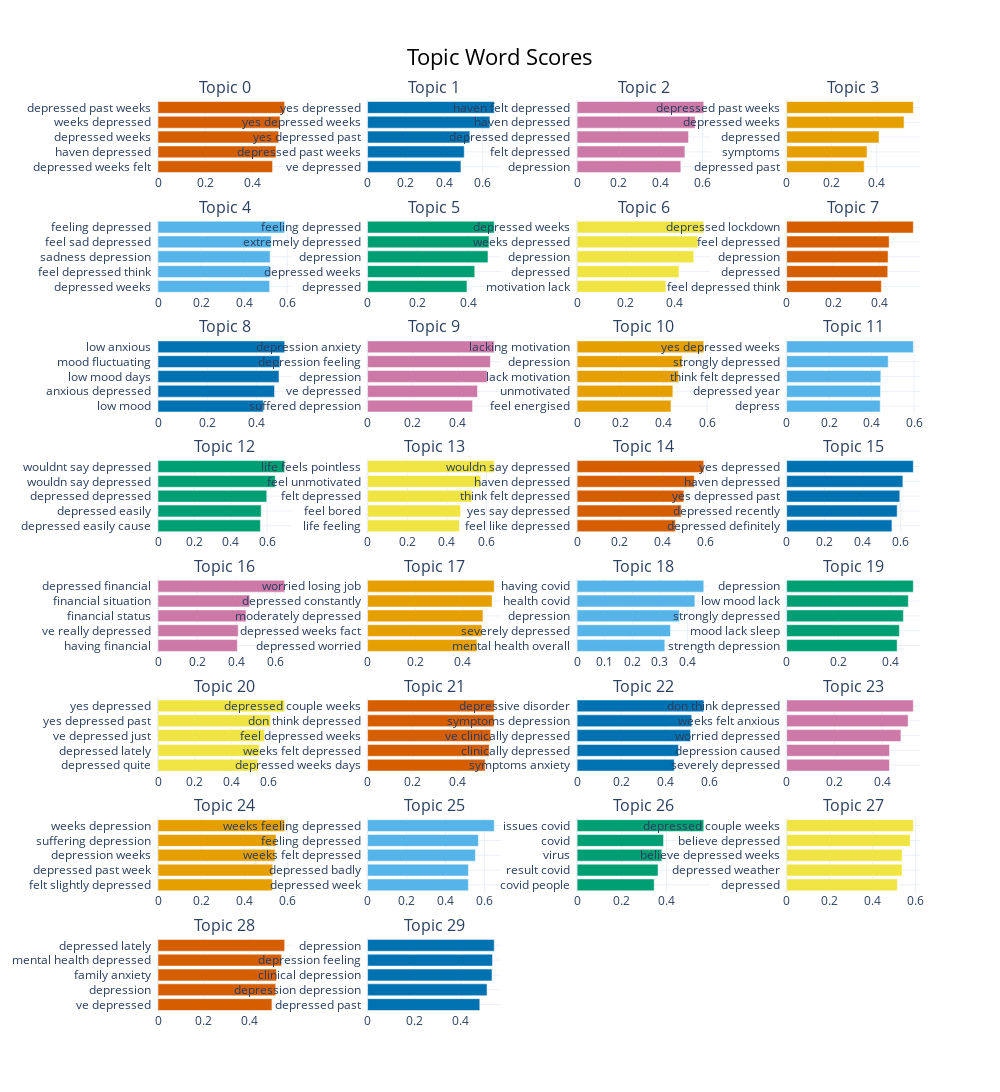

Source (notebook cell):
### Code cell
topic_model.visualize_barchart(top_n_topics=30)

### Figure 1 — Plotly figure (JSON) as saved in the notebook; plotly's stock layout.template omitted (floating-point values rounded to 4 significant figures)
{"data": [{"marker": {"color": "#D55E00"}, "orientation": "h", "type": "bar", "x": [0.4835, 0.4981, 0.5095, 0.515, 0.5347], "xaxis": "x", "y": ["depressed weeks felt  ", "haven depressed  ", "depressed weeks  ", "weeks depressed  ", "depressed past weeks  "], "yaxis": "y"}, {"marker": {"color": "#0072B2"}, "orientation": "h", "type": "bar", "x": [0.4866, 0.5036, 0.5327, 0.6373, 0.6599], "xaxis": "x2", "y": ["ve depressed  ", "depressed past weeks  ", "yes depressed past  ", "yes depressed weeks  ", "yes depressed  "], "yaxis": "y2"}, {"marker": {"color": "#CC79A7"}, "orientation": "h", "type": "bar", "x": [0.4961, 0.5156, 0.533, 0.5644, 0.6058], "xaxis": "x3", "y": ["depression  ", "felt depressed  ", "depressed depressed  ", "haven depressed  ", "haven felt depressed  "], "yaxis": "y3"}, {"marker": {"color": "#E69F00"}, "orientation": "h", "type": "bar", "x": [0.3442, 0.3566, 0.4099, 0.5209, 0.562], "xaxis": "x4", "y": ["depressed past  ", "symptoms  ", "depressed  ", "depressed weeks  ", "depressed past weeks  "], "yaxis": "y4"}, {"marker": {"color": "#56B4E9"}, "orientation": "h", "type": "bar", "x": [0.5183, 0.5201, 0.5206, 0.5255, 0.5881], "xaxis": "x5", "y": ["depressed weeks  ", "feel depressed think  ", "sadness depression  ", "feel sad depressed  ", "feeling depressed  "], "yaxis": "y5"}, {"marker": {"color": "#009E73"}, "orientation": "h", "type": "bar", "x": [0.3954, 0.4264, 0.4788, 0.4828, 0.5037], "xaxis": "x6", "y": ["depressed  ", "depressed weeks  ", "depression  ", "extremely depressed  ", "feeling depressed  "], "yaxis": "y6"}, {"marker": {"color": "#F0E442"}, "orientation": "h", "type": "bar", "x": [0.3638, 0.4177, 0.4782, 0.4953, 0.5194], "xaxis": "x7", "y": ["motivation lack  ", "depressed  ", "depression  ", "weeks depressed  ", "depressed weeks  "], "yaxis": "y7"}, {"marker": {"color": "#D55E00"}, "orientation": "h", "type": "bar", "x": [0.4072, 0.4347, 0.4361, 0.4407, 0.5447], "xaxis": "x8", "y": ["feel depressed think  ", "depressed  ", "depression  ", "feel depressed  ", "depressed lockdown  "], "yaxis": "y8"}, {"marker": {"color": "#0072B2"}, "orientation": "h", "type": "bar", "x": [0.4269, 0.4725, 0.4905, 0.4941, 0.5136], "xaxis": "x9", "y": ["low mood  ", "anxious depressed  ", "low mood days  ", "mood fluctuating  ", "low anxious  "], "yaxis": "y9"}, {"marker": {"color": "#CC79A7"}, "orientation": "h", "type": "bar", "x": [0.4649, 0.4868, 0.5294, 0.5439, 0.5608], "xaxis": "x10", "y": ["suffered depression  ", "ve depressed  ", "depression  ", "depression feeling  ", "depression anxiety  "], "yaxis": "y10"}, {"marker": {"color": "#E69F00"}, "orientation": "h", "type": "bar", "x": [0.4334, 0.4421, 0.469, 0.4852, 0.5848], "xaxis": "x11", "y": ["feel energised  ", "unmotivated  ", "lack motivation  ", "depression  ", "lacking motivation  "], "yaxis": "y11"}, {"marker": {"color": "#56B4E9"}, "orientation": "h", "type": "bar", "x": [0.4406, 0.442, 0.4436, 0.4783, 0.5965], "xaxis": "x12", "y": ["depress  ", "depressed year  ", "think felt depressed  ", "strongly depressed  ", "yes depressed weeks  "], "yaxis": "y12"}, {"marker": {"color": "#009E73"}, "orientation": "h", "type": "bar", "x": [0.5633, 0.5676, 0.5984, 0.6449, 0.6969], "xaxis": "x13", "y": ["depressed easily cause  ", "depressed easily  ", "depressed depressed  ", "wouldn say depressed  ", "wouldnt say depressed  "], "yaxis": "y13"}, {"marker": {"color": "#F0E442"}, "orientation": "h", "type": "bar", "x": [0.4629, 0.469, 0.5261, 0.5708, 0.6386], "xaxis": "x14", "y": ["life feeling  ", "feel bored  ", "felt depressed  ", "feel unmotivated  ", "life feels pointless  "], "yaxis": "y14"}, {"marker": {"color": "#D55E00"}, "orientation": "h", "type": "bar", "x": [0.4596, 0.4864, 0.4988, 0.5474, 0.5919], "xaxis": "x15", "y": ["feel like depressed  ", "yes say depressed  ", "think felt depressed  ", "haven depressed  ", "wouldn say depressed  "], "yaxis": "y15"}, {"marker": {"color": "#0072B2"}, "orientation": "h", "type": "bar", "x": [0.5537, 0.5813, 0.5949, 0.6112, 0.6662], "xaxis": "x16", "y": ["depressed definitely  ", "depressed recently  ", "yes depressed past  ", "haven depressed  ", "yes depressed  "], "yaxis": "y16"}, {"marker": {"color": "#CC79A7"}, "orientation": "h", "type": "bar", "x": [0.4047, 0.4092, 0.4492, 0.4679, 0.6462], "xaxis": "x17", "y": ["having financial  ", "ve really depressed  ", "financial status  ", "financial situation  ", "depressed financial  "], "yaxis": "y17"}, {"marker": {"color": "#E69F00"}, "orientation": "h", "type": "bar", "x": [0.46, 0.481, 0.4856, 0.524, 0.5329], "xaxis": "x18", "y": ["depressed worried  ", "depressed weeks fact  ", "moderately depressed  ", "depressed constantly  ", "worried losing job  "], "yaxis": "y18"}, {"marker": {"color": "#56B4E9"}, "orientation": "h", "type": "bar", "x": [0.3181, 0.3386, 0.3709, 0.4272, 0.4595], "xaxis": "x19", "y": ["mental health overall  ", "severely depressed  ", "depression  ", "health covid  ", "having covid  "], "yaxis": "y19"}, {"marker": {"color": "#009E73"}, "orientation": "h", "type": "bar", "x": [0.4274, 0.4361, 0.4517, 0.4707, 0.4901], "xaxis": "x20", "y": ["strength depression  ", "mood lack sleep  ", "strongly depressed  ", "low mood lack  ", "depression  "], "yaxis": "y20"}, {"marker": {"color": "#F0E442"}, "orientation": "h", "type": "bar", "x": [0.5404, 0.5491, 0.5758, 0.61, 0.686], "xaxis": "x21", "y": ["depressed quite  ", "depressed lately  ", "ve depressed just  ", "yes depressed past  ", "yes depressed  "], "yaxis": "y21"}, {"marker": {"color": "#D55E00"}, "orientation": "h", "type": "bar", "x": [0.5223, 0.5401, 0.5465, 0.5609, 0.5625], "xaxis": "x22", "y": ["depressed weeks days  ", "weeks felt depressed  ", "feel depressed weeks  ", "don think depressed  ", "depressed couple weeks  "], "yaxis": "y22"}, {"marker": {"color": "#0072B2"}, "orientation": "h", "type": "bar", "x": [0.4421, 0.4614, 0.5161, 0.5216, 0.5763], "xaxis": "x23", "y": ["symptoms anxiety  ", "clinically depressed  ", "ve clinically depressed  ", "symptoms depression  ", "depressive disorder  "], "yaxis": "y23"}, {"marker": {"color": "#CC79A7"}, "orientation": "h", "type": "bar", "x": [0.4302, 0.4305, 0.4781, 0.5083, 0.5301], "xaxis": "x24", "y": ["severely depressed  ", "depression caused  ", "worried depressed  ", "weeks felt anxious  ", "don think depressed  "], "yaxis": "y24"}, {"marker": {"color": "#E69F00"}, "orientation": "h", "type": "bar", "x": [0.5299, 0.5312, 0.5416, 0.5463, 0.5863], "xaxis": "x25", "y": ["felt slightly depressed  ", "depressed past week  ", "depression weeks  ", "suffering depression  ", "weeks depression  "], "yaxis": "y25"}, {"marker": {"color": "#56B4E9"}, "orientation": "h", "type": "bar", "x": [0.5173, 0.5175, 0.5531, 0.5687, 0.6498], "xaxis": "x26", "y": ["depressed week  ", "depressed badly  ", "weeks felt depressed  ", "feeling depressed  ", "weeks feeling depressed  "], "yaxis": "y26"}, {"marker": {"color": "#009E73"}, "orientation": "h", "type": "bar", "x": [0.3452, 0.3625, 0.3795, 0.3871, 0.5673], "xaxis": "x27", "y": ["covid people  ", "result covid  ", "virus  ", "covid  ", "issues covid  "], "yaxis": "y27"}, {"marker": {"color": "#F0E442"}, "orientation": "h", "type": "bar", "x": [0.515, 0.537, 0.5371, 0.5749, 0.5895], "xaxis": "x28", "y": ["depressed  ", "depressed weather  ", "believe depressed weeks  ", "believe depressed  ", "depressed couple weeks  "], "yaxis": "y28"}, {"marker": {"color": "#D55E00"}, "orientation": "h", "type": "bar", "x": [0.4965, 0.513, 0.5163, 0.5387, 0.552], "xaxis": "x29", "y": ["ve depressed  ", "depression  ", "family anxiety  ", "mental health depressed  ", "depressed lately  "], "yaxis": "y29"}, {"marker": {"color": "#0072B2"}, "orientation": "h", "type": "bar", "x": [0.4806, 0.5116, 0.533, 0.5349, 0.5424], "xaxis": "x30", "y": ["depressed past  ", "depression depression  ", "clinical depression  ", "depression feeling  ", "depression  "], "yaxis": "y30"}], "layout": {"annotations": [{"font": {"size": 16}, "showarrow": false, "text": "Topic 0", "x": 0.0875, "xanchor": "center", "xref": "paper", "y": 1, "yanchor": "bottom", "yref": "paper"}, {"font": {"size": 16}, "showarrow": false, "text": "Topic 1", "x": 0.3625, "xanchor": "center", "xref": "paper", "y": 1, "yanchor": "bottom", "yref": "paper"}, {"font": {"size": 16}, "showarrow": false, "text": "Topic 2", "x": 0.6375, "xanchor": "center", "xref": "paper", "y": 1, "yanchor": "bottom", "yref": "paper"}, {"font": {"size": 16}, "showarrow": false, "text": "Topic 3", "x": 0.9125, "xanchor": "center", "xref": "paper", "y": 1, "yanchor": "bottom", "yref": "paper"}, {"font": {"size": 16}, "showarrow": false, "text": "Topic 4", "x": 0.0875, "xanchor": "center", "xref": "paper", "y": 0.8687, "yanchor": "bottom", "yref": "paper"}, {"font": {"size": 16}, "showarrow": false, "text": "Topic 5", "x": 0.3625, "xanchor": "center", "xref": "paper", "y": 0.8687, "yanchor": "bottom", "yref": "paper"}, {"font": {"size": 16}, "showarrow": false, "text": "Topic 6", "x": 0.6375, "xanchor": "center", "xref": "paper", "y": 0.8687, "yanchor": "bottom", "yref": "paper"}, {"font": {"size": 16}, "showarrow": false, "text": "Topic 7", "x": 0.9125, "xanchor": "center", "xref": "paper", "y": 0.8687, "yanchor": "bottom", "yref": "paper"}, {"font": {"size": 16}, "showarrow": false, "text": "Topic 8", "x": 0.0875, "xanchor": "center", "xref": "paper", "y": 0.7375, "yanchor": "bottom", "yref": "paper"}, {"font": {"size": 16}, "showarrow": false, "text": "Topic 9", "x": 0.3625, "xanchor": "center", "xref": "paper", "y": 0.7375, "yanchor": "bottom", "yref": "paper"}, {"font": {"size": 16}, "showarrow": false, "text": "Topic 10", "x": 0.6375, "xanchor": "center", "xref": "paper", "y": 0.7375, "yanchor": "bottom", "yref": "paper"}, {"font": {"size": 16}, "showarrow": false, "text": "Topic 11", "x": 0.9125, "xanchor": "center", "xref": "paper", "y": 0.7375, "yanchor": "bottom", "yref": "paper"}, {"font": {"size": 16}, "showarrow": false, "text": "Topic 12", "x": 0.0875, "xanchor": "center", "xref": "paper", "y": 0.6062, "yanchor": "bottom", "yref": "paper"}, {"font": {"size": 16}, "showarrow": false, "text": "Topic 13", "x": 0.3625, "xanchor": "center", "xref": "paper", "y": 0.6062, "yanchor": "bottom", "yref": "paper"}, {"font": {"size": 16}, "showarrow": false, "text": "Topic 14", "x": 0.6375, "xanchor": "center", "xref": "paper", "y": 0.6062, "yanchor": "bottom", "yref": "paper"}, {"font": {"size": 16}, "showarrow": false, "text": "Topic 15", "x": 0.9125, "xanchor": "center", "xref": "paper", "y": 0.6062, "yanchor": "bottom", "yref": "paper"}, {"font": {"size": 16}, "showarrow": false, "text": "Topic 16", "x": 0.0875, "xanchor": "center", "xref": "paper", "y": 0.475, "yanchor": "bottom", "yref": "paper"}, {"font": {"size": 16}, "showarrow": false, "text": "Topic 17", "x": 0.3625, "xanchor": "center", "xref": "paper", "y": 0.475, "yanchor": "bottom", "yref": "paper"}, {"font": {"size": 16}, "showarrow": false, "text": "Topic 18", "x": 0.6375, "xanchor": "center", "xref": "paper", "y": 0.475, "yanchor": "bottom", "yref": "paper"}, {"font": {"size": 16}, "showarrow": false, "text": "Topic 19", "x": 0.9125, "xanchor": "center", "xref": "paper", "y": 0.475, "yanchor": "bottom", "yref": "paper"}, {"font": {"size": 16}, "showarrow": false, "text": "Topic 20", "x": 0.0875, "xanchor": "center", "xref": "paper", "y": 0.3437, "yanchor": "bottom", "yref": "paper"}, {"font": {"size": 16}, "showarrow": false, "text": "Topic 21", "x": 0.3625, "xanchor": "center", "xref": "paper", "y": 0.3437, "yanchor": "bottom", "yref": "paper"}, {"font": {"size": 16}, "showarrow": false, "text": "Topic 22", "x": 0.6375, "xanchor": "center", "xref": "paper", "y": 0.3437, "yanchor": "bottom", "yref": "paper"}, {"font": {"size": 16}, "showarrow": false, "text": "Topic 23", "x": 0.9125, "xanchor": "center", "xref": "paper", "y": 0.3437, "yanchor": "bottom", "yref": "paper"}, {"font": {"size": 16}, "showarrow": false, "text": "Topic 24", "x": 0.0875, "xanchor": "center", "xref": "paper", "y": 0.2125, "yanchor": "bottom", "yref": "paper"}, {"font": {"size": 16}, "showarrow": false, "text": "Topic 25", "x": 0.3625, "xanchor": "center", "xref": "paper", "y": 0.2125, "yanchor": "bottom", "yref": "paper"}, {"font": {"size": 16}, "showarrow": false, "text": "Topic 26", "x": 0.6375, "xanchor": "center", "xref": "paper", "y": 0.2125, "yanchor": "bottom", "yref": "paper"}, {"font": {"size": 16}, "showarrow": false, "text": "Topic 27", "x": 0.9125, "xanchor": "center", "xref": "paper", "y": 0.2125, "yanchor": "bottom", "yref": "paper"}, {"font": {"size": 16}, "showarrow": false, "text": "Topic 28", "x": 0.0875, "xanchor": "center", "xref": "paper", "y": 0.08125, "yanchor": "bottom", "yref": "paper"}, {"font": {"size": 16}, "showarrow": false, "text": "Topic 29", "x": 0.3625, "xanchor": "center", "xref": "paper", "y": 0.08125, "yanchor": "bottom", "yref": "paper"}], "height": 2000, "hoverlabel": {"bgcolor": "white", "font": {"family": "Rockwell", "size": 16}}, "showlegend": false, "title": {"font": {"color": "Black", "size": 22}, "text": "Topic Word Scores", "x": 0.5, "xanchor": "center", "yanchor": "top"}, "width": 1000, "xaxis": {"anchor": "y", "domain": [0, 0.175], "showgrid": true}, "xaxis10": {"anchor": "y10", "domain": [0.275, 0.45], "showgrid": true}, "xaxis11": {"anchor": "y11", "domain": [0.55, 0.725], "showgrid": true}, "xaxis12": {"anchor": "y12", "domain": [0.825, 1], "showgrid": true}, "xaxis13": {"anchor": "y13", "domain": [0, 0.175], "showgrid": true}, "xaxis14": {"anchor": "y14", "domain": [0.275, 0.45], "showgrid": true}, "xaxis15": {"anchor": "y15", "domain": [0.55, 0.725], "showgrid": true}, "xaxis16": {"anchor": "y16", "domain": [0.825, 1], "showgrid": true}, "xaxis17": {"anchor": "y17", "domain": [0, 0.175], "showgrid": true}, "xaxis18": {"anchor": "y18", "domain": [0.275, 0.45], "showgrid": true}, "xaxis19": {"anchor": "y19", "domain": [0.55, 0.725], "showgrid": true}, "xaxis2": {"anchor": "y2", "domain": [0.275, 0.45], "showgrid": true}, "xaxis20": {"anchor": "y20", "domain": [0.825, 1], "showgrid": true}, "xaxis21": {"anchor": "y21", "domain": [0, 0.175], "showgrid": true}, "xaxis22": {"anchor": "y22", "domain": [0.275, 0.45], "showgrid": true}, "xaxis23": {"anchor": "y23", "domain": [0.55, 0.725], "showgrid": true}, "xaxis24": {"anchor": "y24", "domain": [0.825, 1], "showgrid": true}, "xaxis25": {"anchor": "y25", "domain": [0, 0.175], "showgrid": true}, "xaxis26": {"anchor": "y26", "domain": [0.275, 0.45], "showgrid": true}, "xaxis27": {"anchor": "y27", "domain": [0.55, 0.725], "showgrid": true}, "xaxis28": {"anchor": "y28", "domain": [0.825, 1], "showgrid": true}, "xaxis29": {"anchor": "y29", "domain": [0, 0.175], "showgrid": true}, "xaxis3": {"anchor": "y3", "domain": [0.55, 0.725], "showgrid": true}, "xaxis30": {"anchor": "y30", "domain": [0.275, 0.45], "showgrid": true}, "xaxis31": {"anchor": "y31", "domain": [0.55, 0.725], "showgrid": true}, "xaxis32": {"anchor": "y32", "domain": [0.825, 1], "showgrid": true}, "xaxis4": {"anchor": "y4", "domain": [0.825, 1], "showgrid": true}, "xaxis5": {"anchor": "y5", "domain": [0, 0.175], "showgrid": true}, "xaxis6": {"anchor": "y6", "domain": [0.275, 0.45], "showgrid": true}, "xaxis7": {"anchor": "y7", "domain": [0.55, 0.725], "showgrid": true}, "xaxis8": {"anchor": "y8", "domain": [0.825, 1], "showgrid": true}, "xaxis9": {"anchor": "y9", "domain": [0, 0.175], "showgrid": true}, "yaxis": {"anchor": "x", "domain": [0.9187, 1], "showgrid": true}, "yaxis10": {"anchor": "x10", "domain": [0.6562, 0.7375], "showgrid": true}, "yaxis11": {"anchor": "x11", "domain": [0.6562, 0.7375], "showgrid": true}, "yaxis12": {"anchor": "x12", "domain": [0.6562, 0.7375], "showgrid": true}, "yaxis13": {"anchor": "x13", "domain": [0.525, 0.6062], "showgrid": true}, "yaxis14": {"anchor": "x14", "domain": [0.525, 0.6062], "showgrid": true}, "yaxis15": {"anchor": "x15", "domain": [0.525, 0.6062], "showgrid": true}, "yaxis16": {"anchor": "x16", "domain": [0.525, 0.6062], "showgrid": true}, "yaxis17": {"anchor": "x17", "domain": [0.3937, 0.475], "showgrid": true}, "yaxis18": {"anchor": "x18", "domain": [0.3937, 0.475], "showgrid": true}, "yaxis19": {"anchor": "x19", "domain": [0.3937, 0.475], "showgrid": true}, "yaxis2": {"anchor": "x2", "domain": [0.9187, 1], "showgrid": true}, "yaxis20": {"anchor": "x20", "domain": [0.3937, 0.475], "showgrid": true}, "yaxis21": {"anchor": "x21", "domain": [0.2625, 0.3437], "showgrid": true}, "yaxis22": {"anchor": "x22", "domain": [0.2625, 0.3437], "showgrid": true}, "yaxis23": {"anchor": "x23", "domain": [0.2625, 0.3437], "showgrid": true}, "yaxis24": {"anchor": "x24", "domain": [0.2625, 0.3437], "showgrid": true}, "yaxis25": {"anchor": "x25", "domain": [0.1312, 0.2125], "showgrid": true}, "yaxis26": {"anchor": "x26", "domain": [0.1312, 0.2125], "showgrid": true}, "yaxis27": {"anchor": "x27", "domain": [0.1312, 0.2125], "showgrid": true}, "yaxis28": {"anchor": "x28", "domain": [0.1312, 0.2125], "showgrid": true}, "yaxis29": {"anchor": "x29", "domain": [0, 0.08125], "showgrid": true}, "yaxis3": {"anchor": "x3", "domain": [0.9187, 1], "showgrid": true}, "yaxis30": {"anchor": "x30", "domain": [0, 0.08125], "showgrid": true}, "yaxis31": {"anchor": "x31", "domain": [0, 0.08125], "showgrid": true}, "yaxis32": {"anchor": "x32", "domain": [0, 0.08125], "showgrid": true}, "yaxis4": {"anchor": "x4", "domain": [0.9187, 1], "showgrid": true}, "yaxis5": {"anchor": "x5", "domain": [0.7875, 0.8687], "showgrid": true}, "yaxis6": {"anchor": "x6", "domain": [0.7875, 0.8687], "showgrid": true}, "yaxis7": {"anchor": "x7", "domain": [0.7875, 0.8687], "showgrid": true}, "yaxis8": {"anchor": "x8", "domain": [0.7875, 0.8687], "showgrid": true}, "yaxis9": {"anchor": "x9", "domain": [0.6562, 0.7375], "showgrid": true}}}
